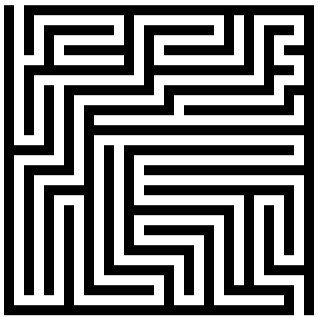
#> input picture src/stephen/data/images/maze2.png, 318 x 318 px
$ jupyter execute graph.ipynb   (shell and % lines are left out)
#> lines starting #> are read from the running program, lines starting #| are printed output that depends on the picture; after the words box and inside, x2 and y2 are one past the last pixel; in counts of white or black regions, pixels touching at a corner belong together
### src/stephen/stephen/graph_utils.py
import numpy as np
import matplotlib.pyplot as plt
from matplotlib.animation import FuncAnimation
from heapq import heappush, heappop

class Graph:

    OCCUPIED = 0
    FREE = 1
    VISITED = 2
    START = 3
    GOAL = 4
    PATH = 5

    def __init__(self, grid, start, goal, method):
        self.grid = grid
        self.start = tuple(np.flip(start, axis=0))
        self.goal = tuple(np.flip(goal, axis=0))
        self.method = method
        self.padded_grid = np.pad(grid, pad_width=1, mode='constant', constant_values=0)

    def show(self):
        grid = self.grid.astype(np.int8).copy()
        grid[self.start] = self.START
        grid[self.goal] = self.GOAL
        plt.close('all')
        fig, ax = plt.subplots()
        im = ax.imshow(grid, cmap='Accent', origin='lower', vmin=0, vmax=5)

        def update(ret):
            visited, pos = ret
            if visited:
                grid[pos] = self.VISITED
            else:
                grid[pos] = self.PATH
            im.set_data(grid)
            return [im]

        gen = self.get_gen()()
        def frames():
            try:
                while True:
                    yield (True, next(gen))
            except StopIteration as e:
                path = e.value
                if path is not None:
                    for node in path:
                        yield (False, node)

        self.ani = FuncAnimation(fig, update, frames=frames, interval=0.1, repeat=False, blit=True)
        plt.show()

    def get_gen(self):
        if self.method == 'a*':
            return self.Astar_gen
        else:
            raise ValueError(f'{self.method} is not a recognized method')

    def neighbors(self, index):
        row, col = index
        local_mask = self.padded_grid[row:row+3, col:col+3] > 0
        vals = np.argwhere(local_mask) + np.asarray(index) - 1
        return [tuple(val) for val in vals if tuple(val) != index]

    def Astar_gen(self):
        def h(index, goal):
            return np.linalg.norm(np.asarray(index) - np.asarray(goal))
        shape = self.grid.shape
        frontier = []
        heappush(frontier, (0, self.start))
        previous = np.full((*shape, 2), -1, dtype=np.int16)
        g_score = np.full(shape, np.inf, dtype=np.float32)
        g_score[self.start] = 0

        while frontier:
            f_cur, cur = heappop(frontier)
            if f_cur > g_score[cur] + h(cur, self.goal):
                continue
            yield cur
            if cur == self.goal:
                return self.reconstruct_path(previous)
            for neigh in self.neighbors(cur):
                h_score = h(neigh, self.goal)
                step_cost = np.sqrt(2) if abs(neigh[0]-cur[0]) + abs(neigh[1]-cur[1]) == 2 else 1.0
                if g_score[neigh] > g_score[cur] + step_cost:
                    previous[neigh] = cur
                    g_score[neigh] = g_score[cur] + step_cost
                    f_score = g_score[neigh] + h_score
                    heappush(frontier, (f_score, neigh))
        return None

    # [8 lines left out: function reconstruct_path, not called in this run]

### src/stephen/stephen/graph.ipynb
[cell 1]
import numpy as np
import matplotlib.pyplot as plt
from matplotlib.animation import FuncAnimation
from heapq import heappush, heappop
from graph_utils import Graph
from PIL import Image

[cell 2]
desired_width = 100
img = Image.open('../data/images/maze2.png').transpose(Image.FLIP_TOP_BOTTOM).convert('L')
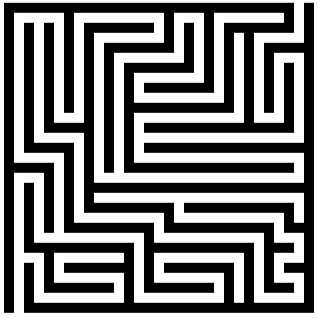
#> img: PIL image 318x318 L; min 0, max 255, mean 126.4
w, h = img.size
#> w = 318; h = 318
c = desired_width / w
#> c = 0.314
w, h = int(w*c), int(h*c)
#> w = 100; h = 100
img = np.array(img.resize((w, h), resample=Image.Resampling.BILINEAR))
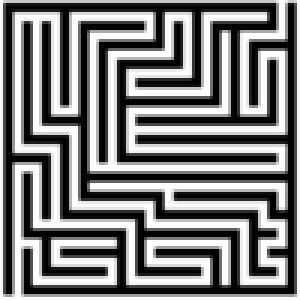
#> img: shape (100, 100) (shown 3 times larger); min 0, max 255, mean 126.2
img = img >= 210
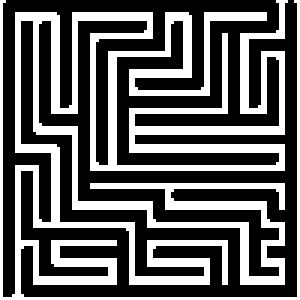
#> img: shape (100, 100) bool (shown 3 times larger); 37% white; 1 white region, box (x1, y1, x2, y2) and area: (0, 0, 100, 100) 3702
plt.figure(figsize=(4, 4))
plt.imshow(img, cmap='gray', origin='lower')

[cell 3]
Graph(img, (33, 55), (34, 61), 'a*').show()
#> in __init__, `self.padded_grid = np.pad(grid, pad_width=1, mode='constant', constant..`:
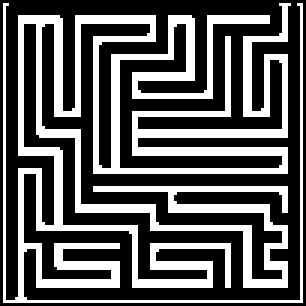
#> self.padded_grid: shape (102, 102) bool (shown 3 times larger); 35.6% white; 1 white region, box (x1, y1, x2, y2) and area: (1, 1, 101, 101) 3702
#> in neighbors, `local_mask = self.padded_grid[row:row+3, col:col+3] > 0`: local_mask = [[True, False, False], [True, True, True], [True, True, True]]
#> in neighbors, `vals = np.argwhere(local_mask) + np.asarray(index) - 1`: vals = [[54, 32], [55, 32], [55, 33], [55, 34], [56, 32], [56, 33], [56, 34]]
#> ``:
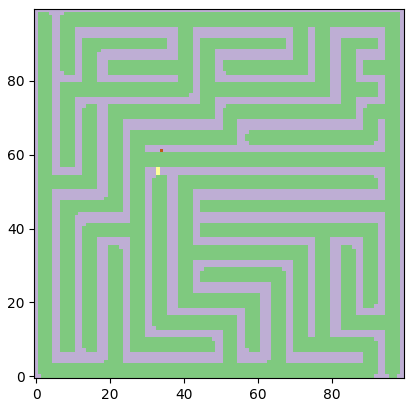
#> figure drawn by matplotlib, 1 panel

$ run again, with src/stephen/data/images/maze.png copied over src/stephen/data/images/maze2.png
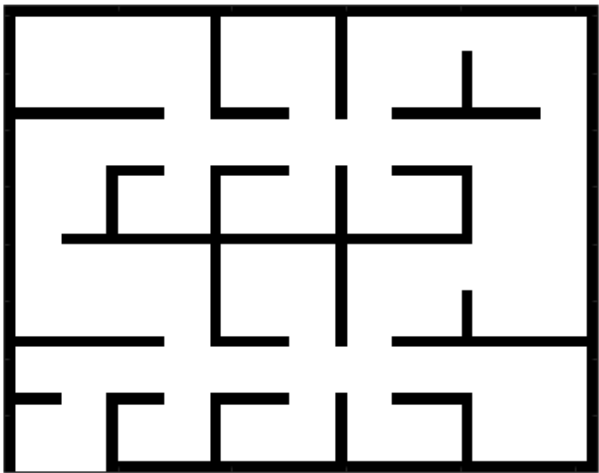
#> input picture src/stephen/data/images/maze.png, 599 x 473 px
#> `img = img >= 210`:
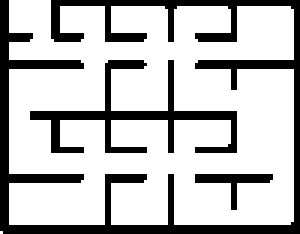
#> img: shape (78, 100) bool (shown 3 times larger); 74.4% white; 3 black regions, box (x1, y1, x2, y2) and area: (0, 0, 100, 78) 1427, (10, 20, 79, 51) 472, (65, 58, 91, 70) 95
#> self.padded_grid: shape (80, 102) bool; 71.2% white; 3 black regions, box (x1, y1, x2, y2) and area: (0, 0, 102, 80) 1787, (11, 21, 80, 52) 472, (66, 59, 92, 71) 95
#> local_mask = [[True, True, True], [True, True, True], [True, True, True]]
#> vals = [[54, 32], [54, 33], [54, 34], [55, 32], [55, 33], [55, 34], [56, 32], [56, 33], [56, 34]]
#> ``:
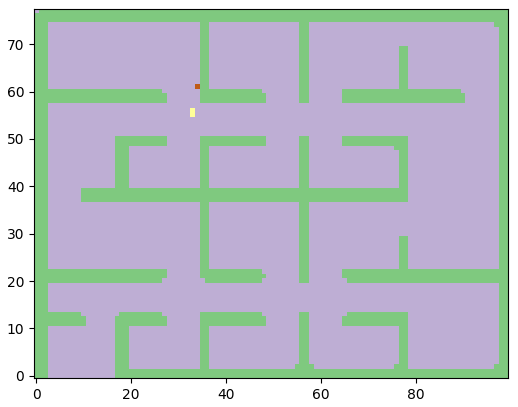
#> figure drawn by matplotlib, 1 panel
